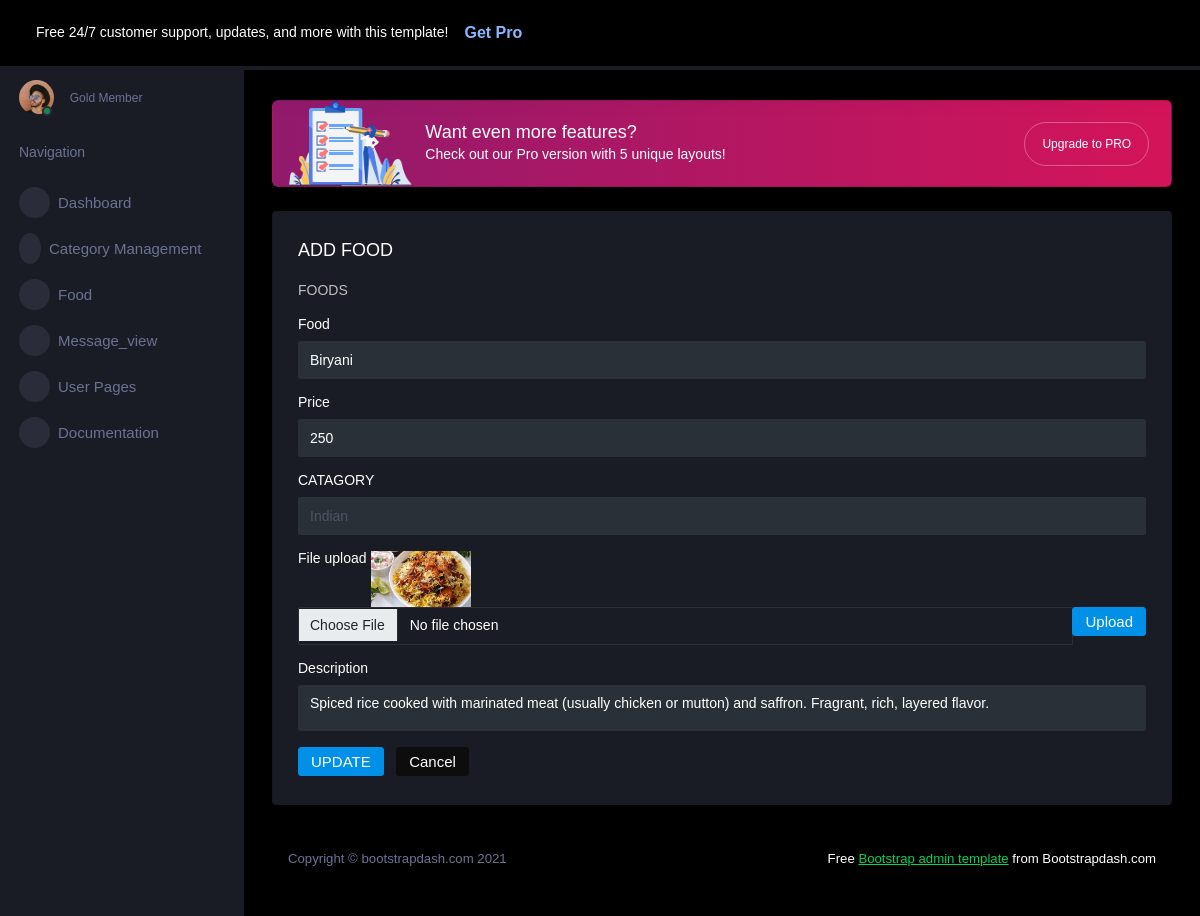
/admin_app/edit_add_food/6/, run on an earlier commit of the app's database.
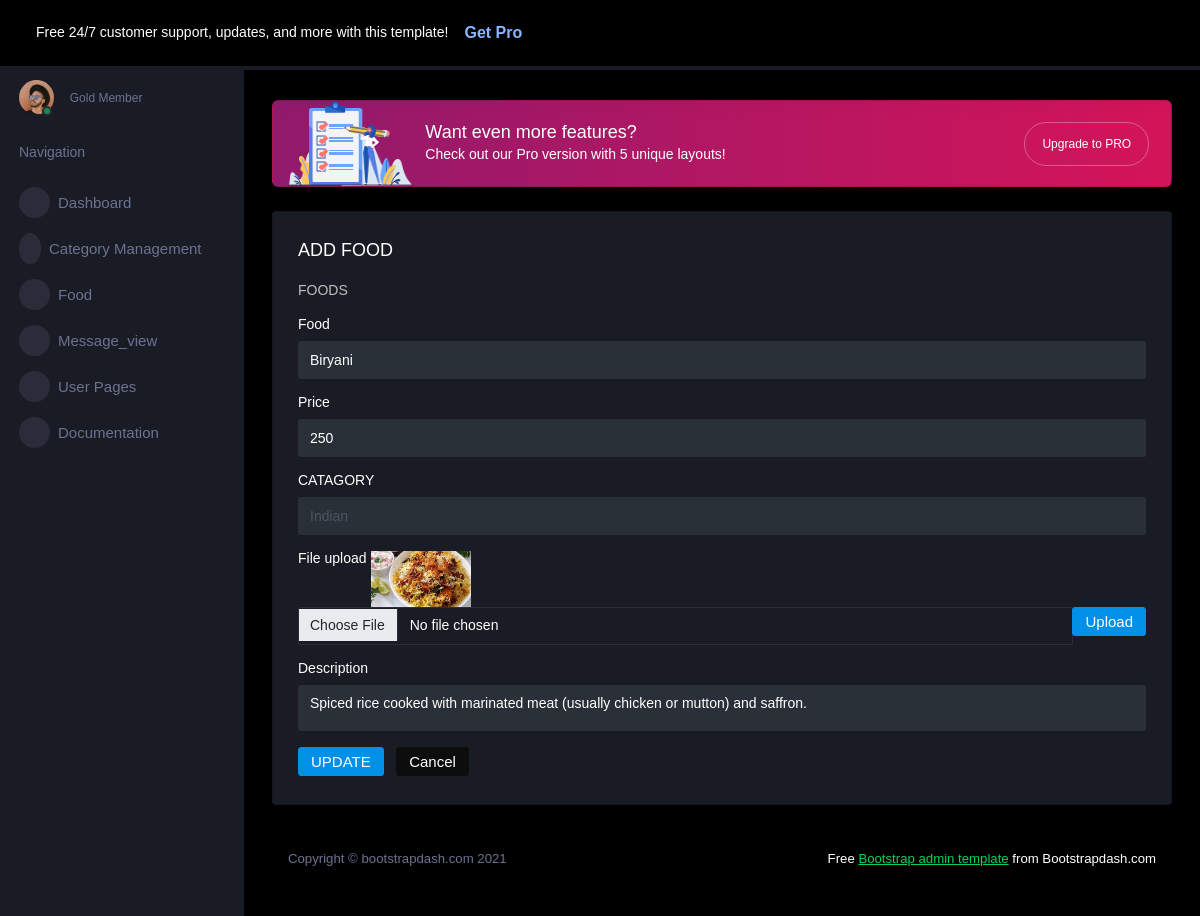
And on a later commit of the database.
### admin_app/models.py (models this page shows)
class FoodDB(models.Model):
    FOOD_NAME=models.CharField(max_length=100,null=True,blank=True)
    FOOD_CATAGORY=models.CharField(max_length=100,null=True,blank=True)
    FOOD_PRICE=models.IntegerField(null=True,blank=True)
    FOOD_DESCRIPTION=models.CharField(max_length=100,null=True,blank=True)
    FOOD_IMAGE=models.ImageField(upload_to="food_catagory",null=True,blank=True)

### admin_app/views.py (the view)
# urls.py: path('edit_add_food/<int:edit_id>/',views.edit_add_food,name="edit_add_food"),
def edit_add_food(request,edit_id):
    products=FoodDB.objects.get(id=edit_id)
    return render(request,template_name="add_food_edit.html",context={'products':products})

### admin_app/templates/add_food_edit.html (shortened to what this page needs)
<!DOCTYPE html>
{% extends 'index.html' %}
{% block content %}
<html lang="en">
<head>
</head>
<body>
<div class="col-12 grid-margin stretch-card">
                <div class="card">
                  <div class="card-body">
                    <h4 class="card-title">ADD FOOD</h4>
                    <p class="card-description"> FOODS </p>
                    <form class="forms-sample" method="POST" action="{% url 'update_food' update_id=products.id %}" enctype="multipart/form-data">
                      <div class="form-group">
                        <label for="exampleInputName1">Food</label>
                        <input type="text" class="form-control" id="exampleInputName1" name="food_name" placeholder="Name" value="{{products.FOOD_NAME}}">
                      </div>
                      <div class="form-group">
                        <label for="exampleInputEmail3">Price</label>
                        <input type="text" class="form-control" id="exampleInputEmail3" name="food_price" placeholder="Price" value="{{products.FOOD_PRICE}}">
                      </div>
                      <div class="form-group">
                        <label for="exampleSelectGender">CATAGORY</label>
                        <select class="form-control" id="exampleSelectGender" name="food_catagory">
                          <option selected>{{products.FOOD_CATAGORY}} </option>
                        </select>
                      </div>
                        <div class="form-group">
                        <label>File upload</label>
                          <img src="{{ products.FOOD_IMAGE.url}}" width="100px">
                        <div class="input-group col-xs-12">
                          <input type="file" class="form-control file-upload-info" name="food_file"  placeholder="Upload Image">
                          <span class="input-group-append">
                            <button class="file-upload-browse btn btn-primary" type="button">Upload</button>
                          </span>
                        </div>
                      </div>
                      <div class="form-group">
                        <label for="exampleTextarea1">Description</label>
                        <textarea class="form-control" id="exampleTextarea1" name="food_description" rows="4">{{products.FOOD_DESCRIPTION}}</textarea>
                      </div>
                      <button type="submit" class="btn btn-primary me-2">UPDATE</button>
                      <button class="btn btn-dark">Cancel</button>
                    </form>
                  </div>
                </div>
              </div>
</body>
</html>
{% endblock %}

What changed in the data, as far as the page shows it:
changed FoodDB "Biryani": food_description "Spiced rice cooked with marinated meat (usually chicken or mutton) and saffron. Fragrant, rich, layered flavor." → "Spiced rice cooked with marinated meat (usually chicken or mutton) and saffron."
